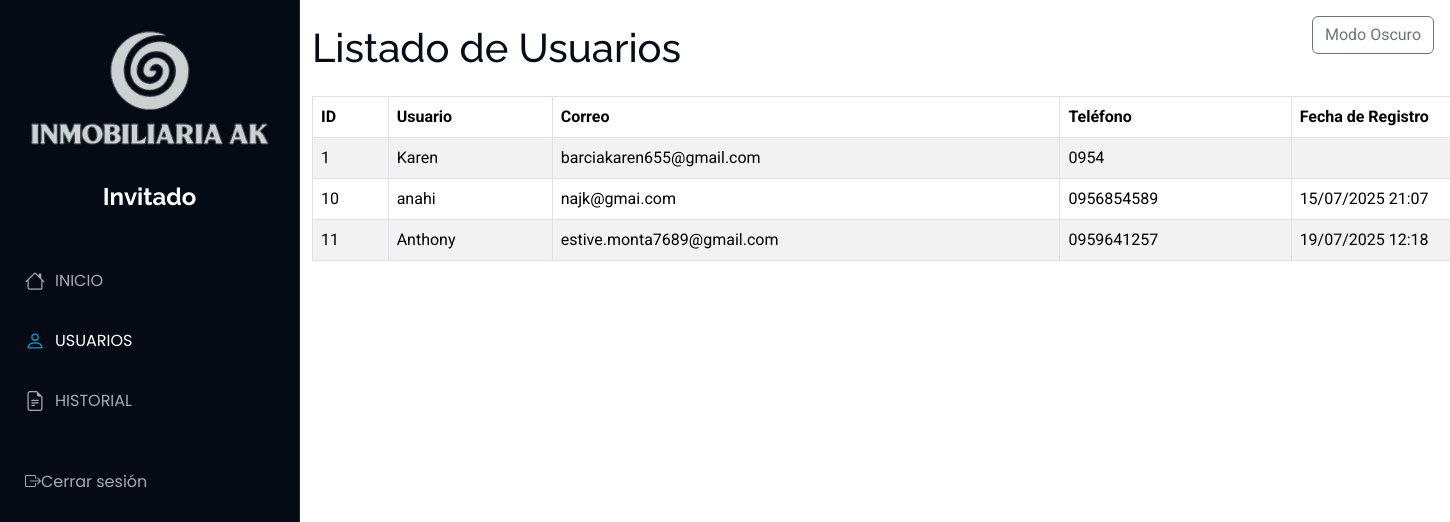
Page /Administrador/usuarios on the earlier database version.
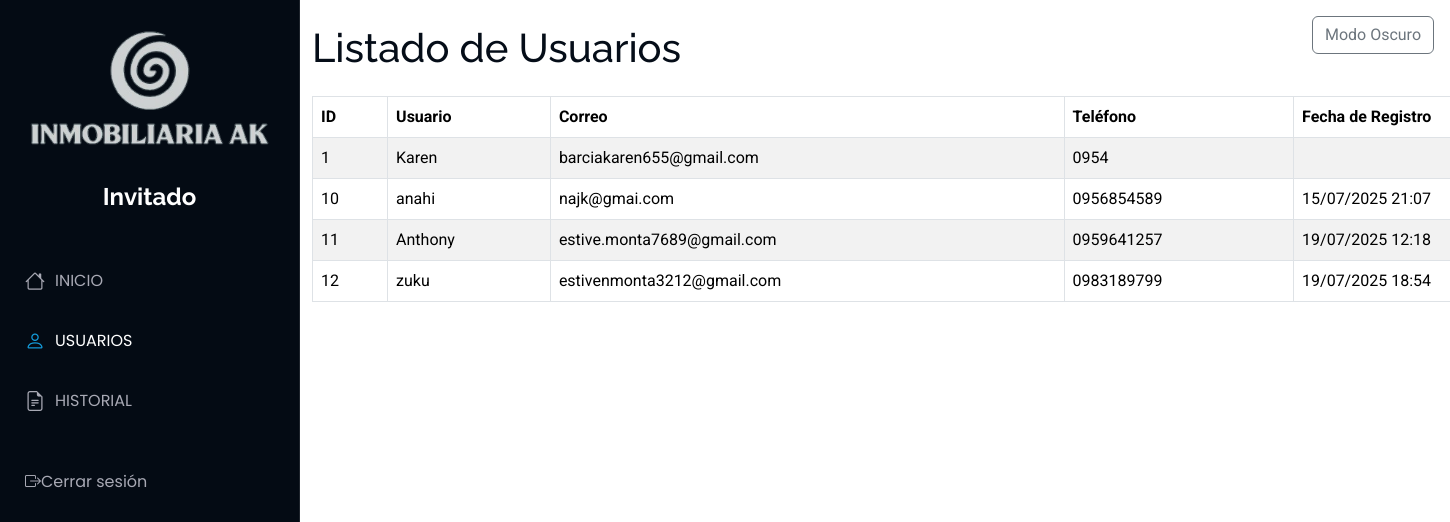
Same page on the later database version.
### Aplicaciones/Usuario/models.py (models this page shows)
class Usuario(models.Model):
    usuario = models.CharField(max_length=150, unique=True)
    contrasena = models.CharField(max_length=128)
    correo = models.EmailField(unique=True,null=True, blank=True)
    telefono = models.CharField(null=True, blank=True)
    fecha_registro = models.DateTimeField(auto_now_add=True,null=True, blank=True)
    telegram_id = models.CharField(max_length=50, null=True, blank=True)

### Aplicaciones/Administrador/views.py (the view)
# urls.py: path('usuarios', views.usuarios, name='usuarios'),
def usuarios(request):
    usuarios = Usuario.objects.all()
    return render(request, 'usuarios.html', {'usuarios': usuarios})

### Aplicaciones/Administrador/templates/usuarios.html
{% extends 'admin.html' %}
{% load static %}
{% block body %}
<main class="container mt-4">
  <h1 class="mb-4">Listado de Usuarios</h1>
  <table class="table table-striped table-bordered">
    <thead>
      <tr>
        <th>ID</th>
        <th>Usuario</th>
        <th>Correo</th>
        <th>Teléfono</th>
        <th>Fecha de Registro</th>
      </tr>
    </thead>
    <tbody>
      {% for usuario in usuarios %}
      <tr>
        <td>{{ usuario.id }}</td>
        <td>{{ usuario.usuario }}</td>
        <td>{{ usuario.correo }}</td>
        <td>{{ usuario.telefono }}</td>
        <td>{{ usuario.fecha_registro|date:"d/m/Y H:i" }}</td>
      </tr>
      {% empty %}
      <tr>
        <td colspan="5" class="text-center">No hay usuarios registrados.</td>
      </tr>
      {% endfor %}
    </tbody>
  </table>
</main>
{% endblock %}

Differences in the rows shown:
added Usuario: id "12", usuario "zuku", correo "estivenmonta3212@gmail.com", telefono "0983189799", fecha_registro "19/07/2025 18:54"
